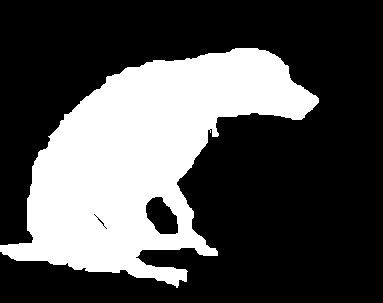
#> input picture results/silhouettes/butt_scooting/dog_scooting2_silhouette.png, 383 x 303 px
$ python data_resizer.py   (older library calls are emulated)
#> lines starting #> are read from the running program, lines starting #| are printed output that depends on the picture; after the words box and inside, x2 and y2 are one past the last pixel; in counts of white or black regions, pixels touching at a corner belong together
### imageProcessor.py
import numpy as np
import cv2
import matplotlib.pyplot as plt
from skimage.morphology import skeletonize

_medianFilterKernalSize = 3
_medianFilterCount = 30

# [29 lines left out: functions deleteBackground, objectToWhite, drawRectangle, not called in this run]

def resizeImage(img, wanted_size, rect=None , maintain_ratio=False):
    if rect is None:
        x, y, width, height = (0, 0, img.shape[1], img.shape[0])
    else:
        x, y, width, height = rect
    data_width, data_height = wanted_size
    img = img[y:y + height, x:x + width]
    shape = list(img.shape)
    shape[0] = data_height
    shape[1] = data_width
    shape = tuple(shape)
    result = np.zeros(shape, dtype=img.dtype)

    if maintain_ratio:
        height_ratio = data_height / height
        resized_width = round(width * height_ratio)
        if resized_width < data_width:
            resized_img_size = (resized_width, data_height)
            img = cv2.resize(img, resized_img_size, 0, 0, cv2.INTER_LINEAR)
            width_space = round((data_width - resized_width) / 2)
            result[:data_height, width_space:width_space + resized_width] = img[:data_height, :resized_width]
        else:
            width_ratio = data_width / width
            resized_height = round(height * width_ratio)
            resized_img_size = (data_width, resized_height)
            img = cv2.resize(img, resized_img_size, 0, 0, cv2.INTER_LINEAR)
            height_space = round((data_height - resized_height) / 2)
            result[height_space:height_space + resized_height, :data_width] = img[:data_height, :data_width]
    else:
        result = cv2.resize(img, wanted_size, 0, 0, cv2.INTER_LINEAR)
    return result

# [6 lines left out: function skeletonizer, not called in this run]

### data_resizer.py
import glob
import imageProcessor
import os
import cv2

root_path = './results'
dirs = next(os.walk(root_path))[1]
wanted_size = (120, 120)

for dir in dirs:
    path = os.path.join(root_path, dir)
    final_dirs = next(os.walk(path))[1]
    for final_dir in final_dirs:
        data_dir_path = os.path.join(path, final_dir)
        for data_path in glob.glob(os.path.join(data_dir_path, '*.png')):
            data = cv2.imread(data_path, 0)
#> data: shape (303, 383); 31% white; 1 white region, box (x1, y1, x2, y2) and area: (0, 48, 319, 288) 35966
            height, width = data.shape[:2]
#> height = 303; width = 383
            rect = (0, 0, width, height)
#> rect = (0, 0, 383, 303)
            resized_data = imageProcessor.resizeImage(data, wanted_size, rect, True)
#> in resizeImage, `result[height_space:height_space + resized_height, :data_width] = img[..`:
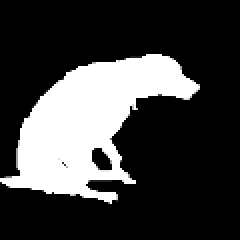
#> result: shape (120, 120) (shown 2 times larger); min 0, max 255, mean 62.5
            cv2.imwrite(data_path, resized_data)
